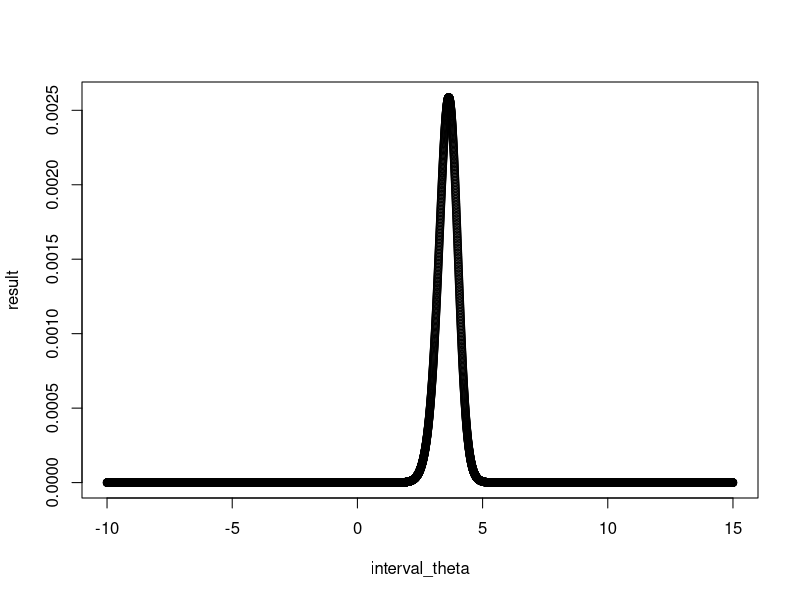

Here is the R script that generated this plot:
## ---- chunk 1
knitr::opts_chunk$set(echo = TRUE, comment = NA)
set.seed(1)
## ---- chunk 2
## Runs the babylon algorithm to compute the square root of S
# S: target number
# X: initial guess
# error: tolerance value before termination
babylon <- function(S, X, error=0.0001){
  # count number of iterations
  iter <- 1
  
  repeat{
    # Calculate error and check if larger than tolerance
    emp.error <- babylon_error(S, X)
    if (emp.error > error){
      X <- 0.5*(X+S/X)
      iter <- iter + 1
    }else{
      return(list(sqrt=abs(X), iterations=iter))
    }
  }
}

## Function to calculate the error
babylon_error <- function(S, X){
  abs((S-X^2)/(2*X))
}
## ---- chunk 3
# Run for a few realizations
babylon(S=20, X=200)
babylon(S=100, X=900000)
## ---- chunk 4
# number of simulations
sim.count <- 1000
results <- data.frame(matrix(ncol=4, nrow=sim.count))

for (i in 1:sim.count){
  # generate 10 N(1,1) RV
  obs <- rnorm(10, mean=1, sd=1)
  obs.mean <- mean(obs)
  obs.sd <- sd(obs)
  
  # calculate the two CIs
  I1 <- c(obs.mean - 1.96/sqrt(10), obs.mean + 1.96/sqrt(10))
  I2 <- c(obs.mean - qt(0.975, 9)*obs.sd/sqrt(10), obs.mean + qt(0.975,9)*obs.sd/sqrt(10))
  
  results[i,]<-c(I1,I2)
}
## ---- chunk 5
# Verifying both are 95% CI
I1.proportions <- table(results[,2] > 1 & results[,1] < 1)
I1.proportions[2]/sim.count

I2.proportions <- table(results[,4] > 1 & results[,3] < 1)
I2.proportions[2]/sim.count
## ---- chunk 6
# Verify that the average I2 is longer than I1
I1.lengths <- results[,2]-results[,1]
mean(I1.lengths)

I2.lengths <- results[,4]-results[,3]
mean(I2.lengths)
## ---- chunk 7
# Parameters
q4<-c(4.10, 3.71, 2.45, 7.10, 2.25, 3.56, -2.59, 4.13, 4.32, 3.26)
prior <- rep(1/12,12)
theta <- -1:10

# Cauchy distribution
density.func <- function(x, theta){
  (1/pi)*(1/(1+(x-theta)^2))
}

# Calculate likelihood
likelihood <- rep(0, length(theta))
for (i in 1:length(theta)){
  likelihood[i]<-prod(density.func(q4, theta[i]))
}

# Apply Bayes
result<-likelihood*prior/sum(likelihood*prior)

# Store results and print
posterior <- data.frame(matrix(as.numeric(format(round(result,4), nsmall=4)), ncol = 12))
colnames(posterior) <- theta
posterior
## ---- chunk 8
# Derivative function for gradient descent
deriv.func <- function(x, theta){
  sum(2*(x-theta)/((x-theta)^2+1)) - theta/100
}

## Runs the gradient descent algorithm
# initial_theta: initial guess
# x: observed values
# tolerance: threshold for when to stop algorithm
# LR: learning rate, or how much to increment on each step
# max.iter: maximum number of iterations before termination
grad.descent <- function(initial_theta, x, tolerance, LR, max.iter){
  curr.iter <- 0
  curr.deriv <- 1
  curr.theta <- initial_theta
  
  while (curr.iter < max.iter && tolerance < abs(curr.deriv) ){
    curr.deriv <- deriv.func(x, curr.theta)
    step.size <- curr.deriv*LR
    curr.theta <- curr.theta + step.size
    curr.iter <- curr.iter + 1
  }
  
  if (curr.iter == max.iter){
    print(paste("Failed to converge in", max.iter, "steps"))
    return(-1)
  }
  
  return(curr.theta)
}

# Running the algorithm with an initial guess of -10
grad.descent(-10, q4, 0.001, 0.1, 100)

# Running the algorithm with an initial guess of 20
grad.descent(20, q4, 0.001, 0.1, 100)
## ---- chunk 9
second.deriv.func <- function(x, theta){
  sum((4*(x-theta)^2)/((x-theta)^2+1)^2 - 2/((x-theta)^2+1) - 1/100)
}

## Runs the newton-raphson algorithm
# initial_theta: initial guess
# x: observed values
# tolerance: threshold for when to stop algorithm
# max.iter: maximum number of iterations before termination
newton.raph <- function(initial_theta, x, tolerance, max.iter){
  curr.iter <- 0
  curr.theta <- initial_theta
  diff <- 100
  
  while (curr.iter < max.iter && tolerance < diff ){
    prev.theta <- curr.theta
    curr.theta <- curr.theta - deriv.func(x, curr.theta) / second.deriv.func(x, curr.theta)
    diff <- abs(curr.theta-prev.theta)
    curr.iter <- curr.iter + 1
  }
  
  if (curr.iter == max.iter){
    print(paste("Failed to converge in", max.iter, "steps"))
    return(-1)
  }
  
  return(curr.theta)
}

newton.raph(-10, q4, 0.001, 100)
newton.raph(20, q4, 0.001, 200)
## ---- chunk 10
# Discretization method
# Interval of choice: (-10,15), assuming prior is N(0,10)
N=10000
interval_theta<-seq(-10,15,length=N)
prior<-dnorm(interval_theta,0,10)

# Calculate likelihood
likelihood <- sapply(interval_theta, function(x){prod(density.func(q4,x))})

# Apply Bayes
result<-likelihood*prior/sum(likelihood*prior)

# Posterior mean, variance, and normalizing constant
print(paste("Normalizing constant:", sum(likelihood*prior)))
print(paste("Posterior mean:", sum(result*interval_theta)))
print(paste("Posterior variance:", sum(interval_theta^2 * result) - sum(result*interval_theta)^2))

plot(interval_theta,result)
## ---- chunk 11
# Importance sampling
# Sample from N(0, 10) distribution
sample <- rnorm(N,0,10)
fx <- dnorm(sample, 0, 10)
gx <- sapply(sample, function(x){prod(density.func(q4,x))})
weight <- gx/fx

m.sum <- sum(sample*weight)
weight.sum <- sum(weight)
p.mean <- m.sum/weight.sum
v.sum <- sum(sample^2 * weight)
p.var <- v.sum/weight.sum - p.mean^2

# Posterior mean, variance, and normalizing constant
print(paste("Normalizing constant:", weight.sum))
print(paste("Posterior mean:", p.mean))
print(paste("Posterior variance:", p.var))
